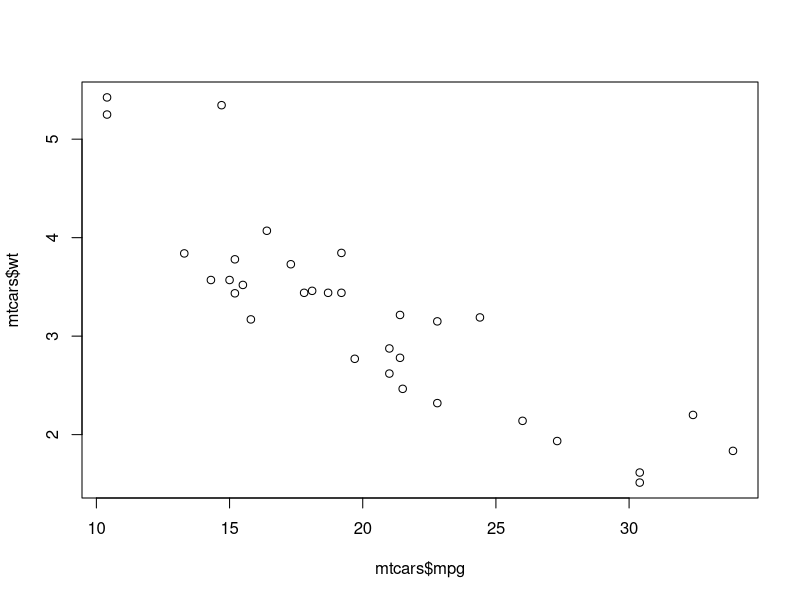
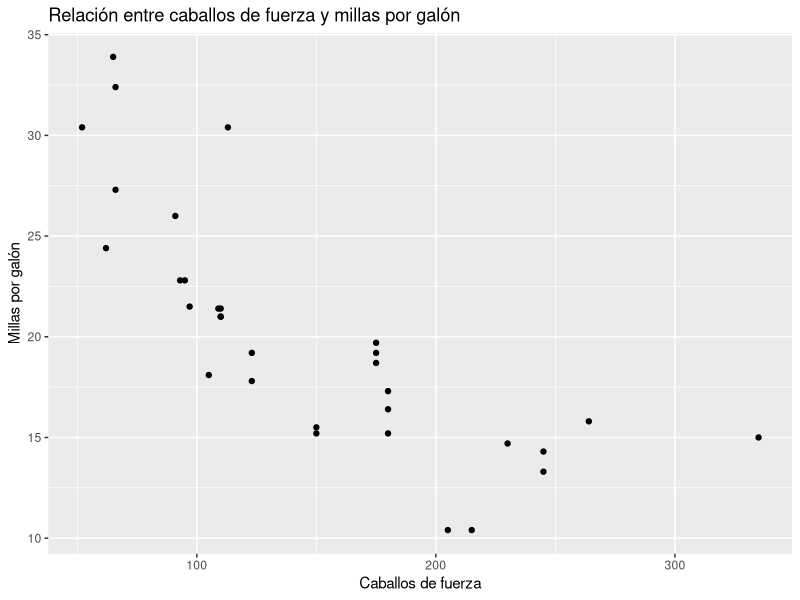
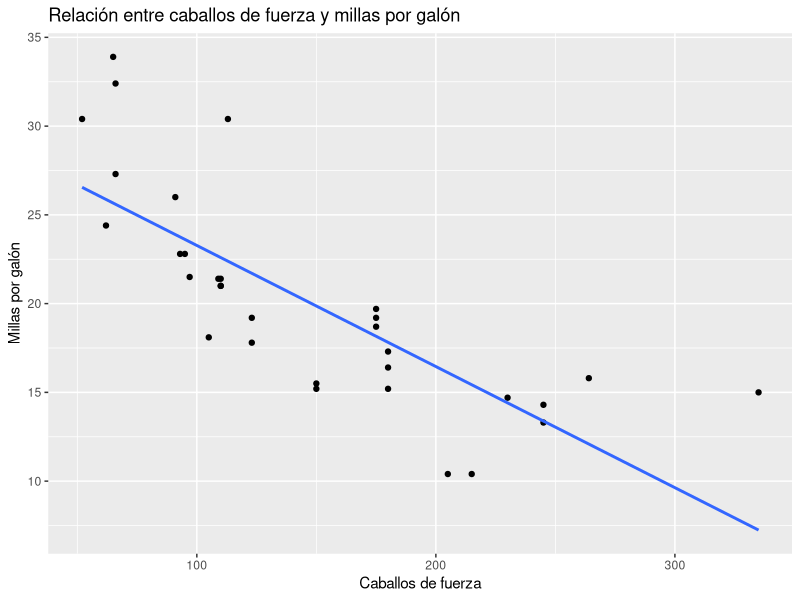

These charts were generated, in order, by the following R code:
## ---- chunk 1
mtcars
## ---- chunk 2
summary(mtcars)
## ---- chunk 3
plot(mtcars$mpg, mtcars$wt)
## ---- chunk 4
# Configuración global para knitr
knitr::opts_chunk$set(echo = TRUE)

# Cargar el paquete ggplot2
library(ggplot2)
## ---- chunk 5
# Usar el dataset integrado 'mtcars'
data(mtcars)

# Crear un gráfico de dispersión
ggplot(mtcars, aes(x = hp, y = mpg)) +
  geom_point() +
  labs(
    title = "Relación entre caballos de fuerza y millas por galón",
    x = "Caballos de fuerza",
    y = "Millas por galón"
  )
## ---- chunk 6
# Usar el dataset integrado 'mtcars'
data(mtcars)

# Crear un gráfico de dispersión con una línea de tendencia
ggplot(mtcars, aes(x = hp, y = mpg)) +
  geom_point() +  # Añadir puntos de dispersión
  geom_smooth(method = "lm", se = FALSE) +  # Añadir línea de tendencia sin intervalo de confianza
  labs(
    title = "Relación entre caballos de fuerza y millas por galón",
    x = "Caballos de fuerza",
    y = "Millas por galón"
  )

